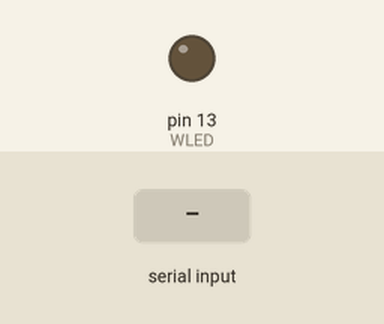
Bench run of a sketch on a simulated Arduino Uno, built with avr-gcc and run on an emulated ATmega328P. Shown: output pins drawn as LEDs (lit = HIGH). Inputs (shaded band) come from the test bench.

Above: at 1.2 s.
1.3 s: "H" received over Serial
At 2.2 s:
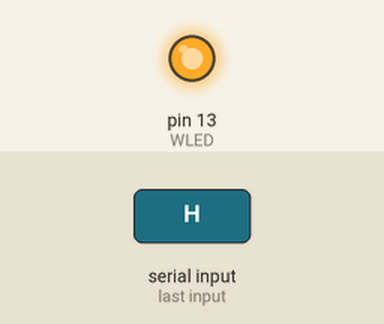
2.8 s: "1" received over Serial
At 3.3 s:
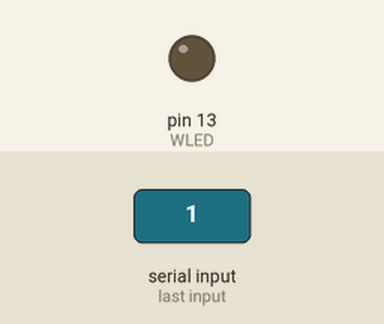
Timing chart, 0 to 5.8 s (numbered marks = the images above; inputs shaded):
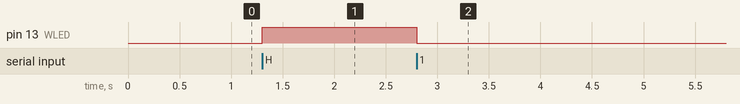

Measured:
- after the input at 1.3 s, pin 13 (WLED): LOW → HIGH at once
- after the input at 2.8 s, pin 13 (WLED): HIGH → LOW at once

The sketch:

blender-arduino-led.ino
```cpp
/**
 * Simple Read/ Blender/Python
 *
 * Read data from the serial port and turn ON the onboard LED if
 * the character received is an 'a'
 * For the Wiring boards v1 the on-board LED is on pin 48,
 * on Wiring S the on-board LED is on pin 15.
 */

int data; // to read the char
int WLED =13;
void setup() {
  Serial.begin(9600);
  pinMode(WLED, OUTPUT);
}

void loop() {
  if(Serial.available()) {      // if data available
    data = Serial.read();       // read data
    if(data == 'H') {           // if value read is character 'a'
      digitalWrite(WLED, HIGH); // turn ON the onboard LED
    } else {
      digitalWrite(WLED, LOW);  // if not turn it OFF
    }
  }

}
```
